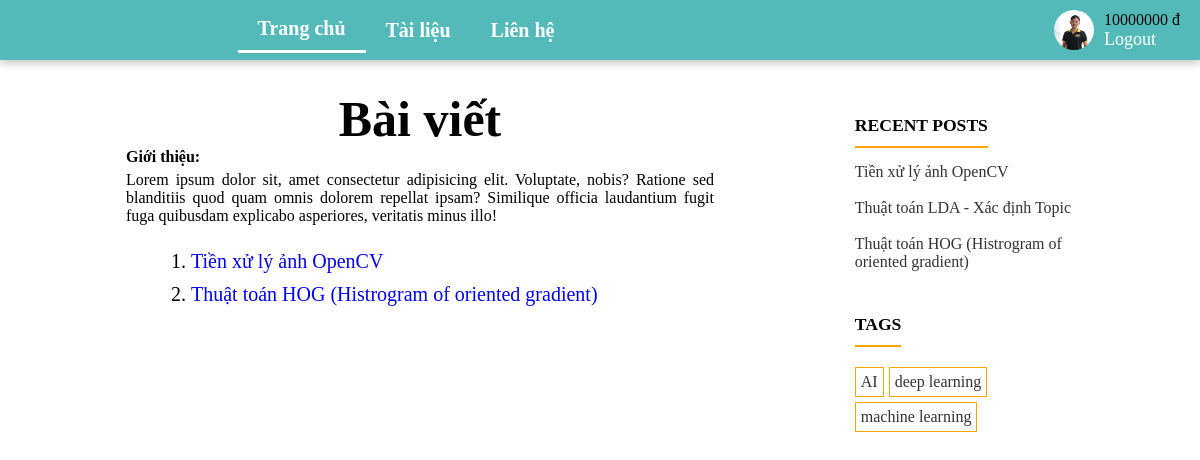
Page / (signed in) on the committed database.
### User/models.py (models this page shows, shortened)
class CustomUser(AbstractUser):
    username_validator = UnicodeUsernameValidator()
    username = models.CharField(
        _('username'),
        max_length=150,
        unique=True,
        help_text=_(
            'Required. 150 characters or fewer. Letters, digits and @/./+/-/_ only.'),
        validators=[username_validator],
        error_messages={
            'unique': _("A user with that username already exists."),
        },
    )
    fullName = models.CharField(_('full name'), max_length=255, blank=False)
    email = models.EmailField(_('email address'), unique=True)
    avatar = models.ImageField(blank=True,
                               upload_to='avatars')
    balance = models.IntegerField(default=0)

### Blog/models.py (models this page shows, shortened)
class Introduce(models.Model):
    content = models.TextField(blank=False)

class Post(models.Model):
    auth = models.ForeignKey(User, on_delete=models.CASCADE)
    title = models.TextField(blank=True)
    date = models.DateField(default=datetime.datetime.now)
    slug = models.SlugField(default='slug', blank=True)
    tag = models.ManyToManyField(Tag)
    is_delete = models.BooleanField(default=False)
    content = RichTextUploadingField()

class Tag(models.Model):
    name = models.CharField(max_length=100, unique=True)

### Blog/views.py (the view)
# urls.py: path('', views.index, name='home'),
def index(request):
    post = Post.objects.all().order_by('-date')
    return render(request, 'home.html', {'post': post})

### Blog/views.py (called while the page is built)
def get_base_data(request):
    return {
        'posts': Post.objects.all().order_by('-date')[:5],
        'tags': Tag.objects.all(),
        'intro': Introduce.objects.all()[0]
    }

### templates/home.html
{% extends "base.html" %} {% block content %}
<div class="home">
    <h1 class="_title">Bài viết</h1>
    <div class="introduce">
        <span>Giới thiệu:</span>
        <p>{{ intro.content }}</p>
    </div>
    <ul class="list_post">
        {% for p in post %} {% if not p.is_delete %}
        <li>
            <a href="{% url 'blog:post_detail' p.slug %}">{{ p.title }}</a>
        </li>
        {% endif %} {% endfor %}
    </ul>
</div>
{% endblock content %}

### templates/base.html (shortened to what this page needs)
{% load static %}
<!DOCTYPE html>
<html lang="en">
    <head>
        <link
            rel="stylesheet"
            href="//cdnjs.cloudflare.com/ajax/libs/highlight.js/11.5.1/styles/default.min.css"
        />
        <link
            rel="stylesheet"
            type="text/css"
            href="https://cdn.jsdelivr.net/npm/toastify-js/src/toastify.min.css"
        />
        <link
            href="https://cdn.jsdelivr.net/npm/@uvarov.frontend/vanilla-calendar@1.3.5/vanilla-calendar.min.css"
            rel="stylesheet"
        />
        <link rel="stylesheet" href="{% static 'css/reset.css' %}" />
        <link rel="stylesheet" href="{% static 'css/base.css' %}" />
        <link rel="stylesheet" href="{% static 'css/home.css' %}" />
        <link rel="stylesheet" href="{% static 'css/post.css' %}" />
        <link rel="stylesheet" href="{% static 'css/login.css' %}" />
        <link rel="stylesheet" href="{% static 'css/register.css' %}" />
        <link rel="stylesheet" href="{% static 'css/document.css' %}" />
    </head>
    <body>
        <div class="header">
            <div class="menu" id="menu">
                <a href="/" id="home">Trang chủ</a>
                <a href="/document" id="document">Tài liệu</a>
                <a href="/about" id="about">Liên hệ</a>
            </div>
            <div class="account">
                {% if user.is_authenticated %}
                <img src="/media/{{ user.avatar }}" alt="" />
                <div>
                    <div>{{ user.balance }} đ</div>
                    <a href="{% url 'user:logout' %}">Logout</a>
                </div>
                {% else %}
                <a href="{% url 'user:login' %}">Login</a>
                <a href="{% url 'user:register' %}">Register</a>
                {% endif %}
            </div>
        </div>
        <div class="body">
            <div class="content">{% block content %} {% endblock %}</div>
            <div class="relative">
                <div class="recent_post">
                    <div class="recent_post_title">RECENT POSTS</div>
                    {% for p in posts %}
                    <a href="{% url 'blog:post_detail'  p.id %}"
                        ><p>{{ p.title }}</p></a
                    >
                    {% endfor %}
                </div>
                <div class="tag">
                    <div class="tag_title">TAGS</div>
                    <div class="tag_content">
                        {% for tag in tags %}
                        <div class="tag_item">
                            <a href="{% url 'blog:search_tag' tag.name %}"
                                >{{tag.name}}</a
                            >
                        </div>
                        {% endfor %}
                    </div>
                </div>
            </div>
        </div>
    </body>
</html>

### static/css/base.css (style rules this page uses)
body { position: relative; }
.header { display: flex; align-items: center; justify-content: space-around; min-height: 60px; width: 100%; background-color: #54bab9; position: relative; box-shadow: rgba(0, 0, 0, 0.24) 0px 3px 8px; position: fixed; top: 0; z-index: 10; }
.header .menu { display: flex; align-items: center; justify-content: center; flex: 0.7; font-weight: 800; }
.header .account { display: flex; align-items: center; justify-content: flex-end; flex: 0.3; padding: 0 20px; }
.header .menu a { font-size: 20px; color: #fff; text-decoration: none; padding: 10px 20px; }
.active_menu { border-bottom: 3px solid #fff; }
.header .account a { font-size: 18px; color: #fff; text-decoration: none; margin-right: 7px; }
.header .account img { width: 40px; height: 40px; border-radius: 50%; object-fit: cover; margin-right: 10px; }
.body { display: flex; margin-top: 90px; position: relative; }
.body .content { flex: 0.7; }
.body .relative { flex: 0.3; position: fixed; right: 20px; }
.body .recent_post, .tag { width: 80%; margin: 15px 0; }
.body .recent_post_title { padding: 10px 0; border-bottom: 2px solid orange; display: inline-block; font-size: 1.1em; font-weight: 900; margin-bottom: 15px; }
.body .tag_title { padding: 10px 0; border-bottom: 2px solid orange; display: inline-block; font-size: 1.1em; font-weight: 900; margin-bottom: 15px; }
.body .tag .tag_content { display: flex; flex-wrap: wrap; }
.body .tag .tag_content .tag_item { padding: 5px; border: 1px solid orange; margin: 5px 5px 0 0; }
.body .tag_item a { text-decoration: none; color: #333; }
.recent_post a { text-decoration: none; color: #333; padding: 0.5em; }

### static/css/home.css (style rules this page uses)
.home { display: flex; flex-direction: column; justify-content: center; margin-top: 20px; width: 70%; margin: 0 auto; }
.introduce span { font-weight: 800; }
.introduce p { margin: 5px 0 20px 0; text-align: justify; }
._title { font-size: 50px; margin: 0 auto; }
.list_post li { list-style: decimal; font-size: 20px; padding: 5px; list-style-position: inside; }
.list_post li a { text-decoration: none; }

### rows in the picture
CustomUser: avatar (picture), balance "10000000"
Introduce: content "Lorem ipsum dolor sit, amet consectetur adipisicing elit. Voluptate, nobis? Ratione sed blanditiis quod quam omnis dolorem repellat ipsam? Similique officia laudantium fugit fuga quibusdam explicabo asperiores, veritatis minus illo!"
Post: title "Tiền xử lý ảnh OpenCV"
Post: title "Thuật toán HOG (Histrogram of oriented gradient)"
Post: title "Thuật toán LDA - Xác định Topic"
Tag: name "AI"
Tag: name "deep learning"
Tag: name "machine learning"
